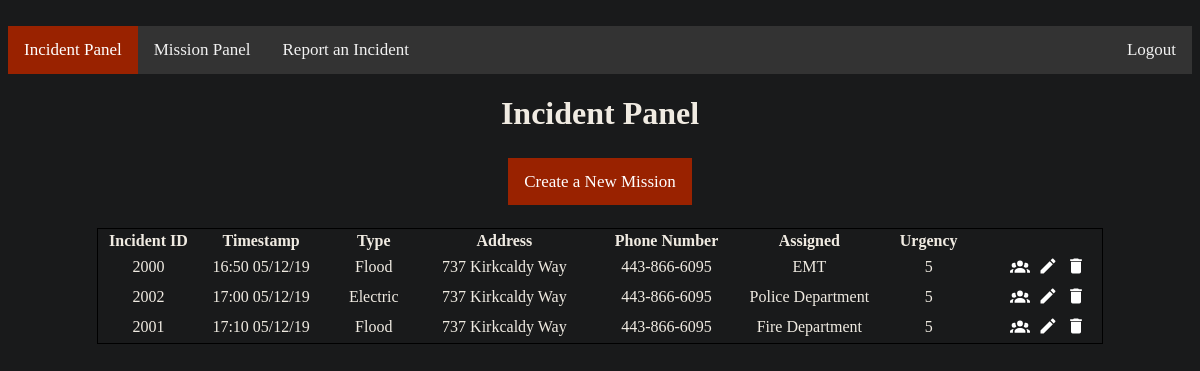
/incidentPanel, run on the app's committed database.
### tables this page shows
CREATE TABLE Event (eventID INT (4, 4) PRIMARY KEY UNIQUE, callID INT (4, 4) REFERENCES Call (callID) UNIQUE, urgency INT (1, 1) NOT NULL, vID INT REFERENCES Victim (vID) UNIQUE, assigned TEXT REFERENCES Volunteer (username) DEFAULT None);

CREATE TABLE Call (callID INT (4, 4) PRIMARY KEY UNIQUE, date TEXT NOT NULL, time TEXT NOT NULL, emergency TEXT NOT NULL, operID INT (4, 4) REFERENCES CallOperator (operID), vID INT REFERENCES Victim (vID) UNIQUE);

CREATE TABLE Victim (name TEXT, address TEXT NOT NULL, city TIME NOT NULL, state TEXT NOT NULL, zipCode INT (5, 5) NOT NULL, phone TEXT, vID INT (4, 4) PRIMARY KEY UNIQUE);

### Prototype/views.py (the view, shortened to what this page needs)
@app.route('/incidentPanel', methods=['POST', 'GET'])
def incidentPanel():
    roles = ["Operator", "Officer"]
    global USER
    if not authenticate(roles):
        if USER == None or request.referrer == None:
            return redirect(url_for('login'))
        return redirect(request.referrer)
    id, timestamp, emergency, address, phone, urgency, assigned = genTable()
    length = len(id)
    return render_template('IncidentTable.html', var=False, length=length, id=id, timestamp=timestamp, emergency=emergency, address=address, phone=phone, urgency=urgency, assigned=assigned)

### Prototype/views.py (called while the page is built)
def authenticate(roles):
    global USER
    if USER not in roles and USER != "Admin":
        return False
    return True

def pullVictim():
    conn = sqlite3.connect("callCenter.db")
    cur = conn.cursor()
    row = cur.execute('SELECT * FROM Victim')
    row = cur.fetchall()
    conn.commit()
    cur.close()
    conn.close()
    return list(row)

def pullCall():
    conn = sqlite3.connect("callCenter.db")
    cur = conn.cursor()
    row = cur.execute('SELECT * FROM Call')
    row = cur.fetchall()
    conn.commit()
    cur.close()
    conn.close()
    return list(row)

def pullEvent():
    conn = sqlite3.connect("callCenter.db")
    cur = conn.cursor()
    row = cur.execute('SELECT * FROM Event')
    row = cur.fetchall()
    conn.commit()
    cur.close()
    conn.close()
    return list(row)

def genTable():
    victims = pullVictim()
    calls = pullCall()
    events = pullEvent()
    id = []
    timestamp = []
    emergency = []
    address = []
    phone = []
    urgency = []
    assigned = []
    for i in range(len(victims)):
        id.append(events[i][0])
        timestamp.append(calls[i][2] + " " + calls[i][1])
        emergency.append(calls[i][3])
        address.append(victims[i][1])
        phone.append(victims[i][5])
        urgency.append(events[i][2])
        assigned.append(events[i][4])
    return id, timestamp, emergency, address, phone, urgency, assigned

### Prototype/templates/IncidentTable.html (shortened to what this page needs)
{% extends "IncidentPanel.html" %}
{% block table %}
    {% for i in range(length) %}
    <tr class="data">
        <td>{{id[i]}}</td>
        <td>{{timestamp[i]}}</td>
        <td>{{emergency[i]}}</td>
        <td>{{address[i]}}</td>
        <td>{{phone[i]}}</td>
        <td>{{assigned[i]}}</td>
        <td>{{urgency[i]}}</td>
        <td>
            <button name="assign" value="{{id[i]}}" style="cursor: pointer; background-color: transparent; border: 0px; width: 24px; height: 24px;">
            </button>
            <button type="submit" name="edit" value="{{id[i]}}" style="cursor: pointer; background-color: transparent; border: 0px; width: 24px; height: 24px;">
                <svg viewBox="0 0 24 24" style="width:20px; height: 20px;">
                    <path fill="#FFF" d="M20.71,7.04C21.1,6.65 21.1,6 20.71,5.63L18.37,3.29C18,2.9 17.35,2.9 16.96,3.29L15.12,5.12L18.87,8.87M3,17.25V21H6.75L17.81,9.93L14.06,6.18L3,17.25Z" />
                </svg>
            </button>
            <button name="delete" value="{{id[i]}}" style="cursor: pointer; background-color: transparent; border: 0px; width: 24px; height: 24px;">
                <svg viewBox="0 0 24 24" style="width:20px; height: 20px;">
                    <path fill="#FFF" d="M19,4H15.5L14.5,3H9.5L8.5,4H5V6H19M6,19A2,2 0 0,0 8,21H16A2,2 0 0,0 18,19V7H6V19Z" />
                </svg>
            </button>
        </td>
    </tr>
    {% endfor %}
{% endblock %}

### Prototype/templates/IncidentPanel.html (shortened to what this page needs)
﻿<!DOCTYPE html>
<html>
<head>
    <link href="{{ url_for('static', filename='content/styleSheet.css') }}" rel="stylesheet" />
</head>
<body>
    <div class="navbar">
        <a class="active" href="/incidentPanel">Incident Panel</a>
        <a href="/deploymentPanel">Mission Panel</a>
        <a href="/callCenter">Report an Incident</a>
        <a style="float:right" href="/logout">Logout</a>
    </div>
  <h1 style="text-align: center;">Incident Panel</h1>
  <br />
  {% if var== false %}
  <div class="buttonStyle">
    <a href="/incidentPanel/create">Create a New Mission</a>
  </div>
  {% endif %}
  <br /><br />
  <form name="event" action="/incidentPanel" method="post">
    <table id="tbl_Incident" style="width: 85%; margin: 0px auto 50px auto; border: 1px solid #000000;">
      <thead style="border: 1px solid #000000;">
          <tr style="border: 1px solid #000000;">
              <th class="columnHeader" style="width: 60px;">Incident ID</th>
              <th class="columnHeader" style="width: 60px;">Timestamp</th>
              <th class="columnHeader" style="width: 60px;">Type</th>
              <th class="columnHeader" style="width: 100px;">Address</th>
              <th class="columnHeader" style="width: 100px;">Phone Number</th>
              <th class="columnHeader" style="width: 70px;">Assigned</th>
              <th class="columnHeader" style="width: 70px;">Urgency</th>
              <th class="columnHeader" style="width: 70px;"></th>
          </tr>
      </thead>
      <tbody>
        {% block table %}{% endblock %}
      </tbody>
    </table>
  </form>
</body>
</html>

### Prototype/static/content/styleSheet.css (style rules this page uses)
.navbar { overflow: hidden; background-color: #333; }
.navbar a { float: left; color: #f2f2f2; text-align: center; padding: 14px 16px; text-decoration: none; font-size: 17px; }
.navbar a.active { background-color: #992200; color: white; }
.buttonStyle { text-align: center; }
.buttonStyle a { background-color: #992200; color: white; text-align: center; padding: 14px 16px; text-decoration: none; font-size: 17px; }

### Prototype/templates/IncidentPanel.html (style rules this page uses)
.columnHeader { font-family: "Arial, Helvetica, sans-serif"; }
.data { text-align: center; }

### data on the page
Event: eventID "2000", assigned "EMT"
Call: emergency "Flood"
Victim: address "737 Kirkcaldy Way", phone "443-866-6095"
Event: eventID "2002", assigned "Police Department"
Call: emergency "Electric"
Victim: address "737 Kirkcaldy Way", phone "443-866-6095"
Event: eventID "2001", assigned "Fire Department"
Call: emergency "Flood"
Victim: address "737 Kirkcaldy Way", phone "443-866-6095"

### other printed values
{{ timestamp[i] }} "16:50 05/12/19" "17:00 05/12/19" "17:10 05/12/19"
{{ urgency[i] }} "5" "5" "5"
